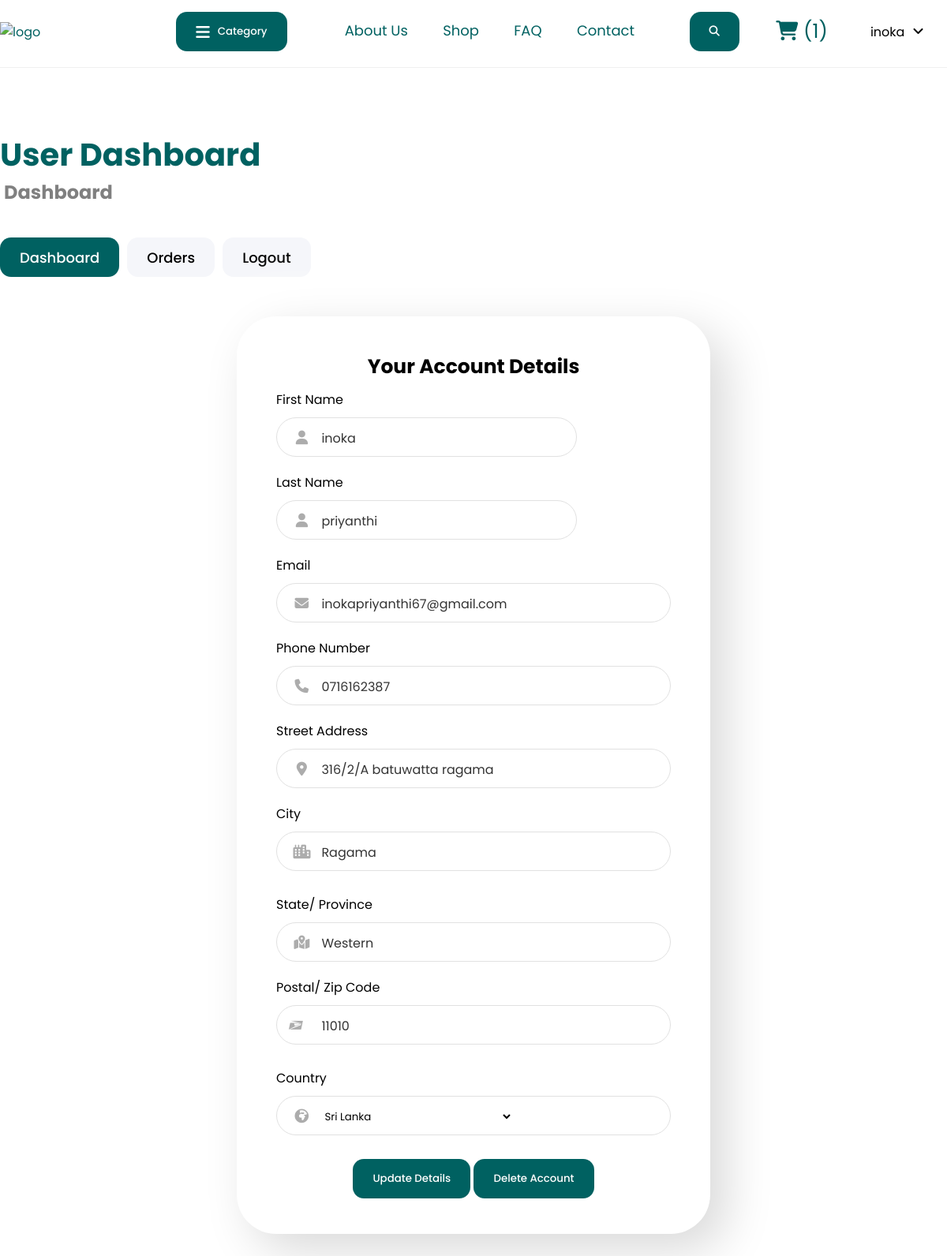
The page /user_dashboard.php (signed in) on the database its author committed.
### tables this page shows
CREATE TABLE `users` (
  `id` int(11) NOT NULL,
  `user_type` varchar(10) NOT NULL DEFAULT 'user',
  `firstName` varchar(50) NOT NULL,
  `lastName` varchar(50) NOT NULL,
  `email` varchar(100) NOT NULL,
  `phone` varchar(20) NOT NULL,
  `address` varchar(100) NOT NULL,
  `city` varchar(50) NOT NULL,
  `state` varchar(50) NOT NULL,
  `zipCode` varchar(20) NOT NULL,
  `country` varchar(50) NOT NULL,
  `password` varchar(300) NOT NULL,
  `date_time` date NOT NULL DEFAULT current_timestamp()
);

### user_dashboard.php (the view, shortened to what this page needs)
<?php
$title = 'Dashboard';
include './php/config.php';
$user_id = $_SESSION['user_id'];
include './templates/user_header.php';
?>
<link rel="stylesheet" href="./user_dashboard.css">
<div class="main-container product-main">
<?php include './templates/user_navigation.php'
?>
        <div class="form-container" style="margin-bottom:80px">
            <h3>Your Account Details</h3>
            <?php
                $select_user = mysqli_query($con, "SELECT * FROM users WHERE id = '$user_id'") or die('query failed');
                if(mysqli_num_rows($select_user) > 0){
                    while($fetch_user = mysqli_fetch_assoc($select_user)) {
                ?>
                <form action="" method="POST">
                    <div class="half-container">
                        <div >
                        <label for="firstName">First Name</label>
                        <div class="input-field half-column">
                            <i class="fas fa-user"></i>
                            <input type="text" name="update_firstName" id="firstName" value="<?php echo $fetch_user['firstName']; ?>" required>
                        </div>
                        </div>
                        <div>
                        <label for="lastName">Last Name</label>
                        <div class="input-field half-column">
                            <i class="fas fa-user"></i>
                            <input type="text" name="update_lastName" id="lastName" value="<?php echo $fetch_user['lastName']; ?>" required>
                        </div>
                        </div>
                    </div>
                    <div class="full-width">
                        <label for="email">Email</label>
                    <div class="input-field">
                        <i class="fas fa-envelope"></i>
                        <input type="email" name="update_email" id="email" value="<?php echo $fetch_user['email']; ?>" required>
                    </div>
                    </div>
                    <div class="full-width">
                        <label for="phone">Phone Number</label>
                    <div class="input-field ">
                        <i class="fa-solid fa-phone"></i>
                        <input type="tel" name="update_phone" id="phone" value="<?php echo $fetch_user['phone']; ?>" required>
                    </div>
                    </div>
                    <div class="full-width">
                        <label for="phone">Street Address</label>
                    <div class="input-field ">
                        <i class="fa-solid fa-location-dot"></i>
                        <input type="text" name="update_address" id="address" value="<?php echo $fetch_user['address']; ?>" required>
                    </div>
                    </div>
                    <div class="half-container">
                    <div class="full-width">
                        <label for="phone">City</label>
                        <div class="input-field half-column">
                            <i class="fa-solid fa-city "></i>
                            <input type="text " name="update_city" id="city" value="<?php echo $fetch_user['city']; ?>" required>
                        </div>
                        </div>
                    <div class="full-width">
                        <label for="phone">State/ Province</label>
                        <div class="input-field half-column">
                            <i class="fa-solid fa-map-location-dot"></i>
                            <input type="text" name="update_state" id="state" value="<?php echo $fetch_user['state']; ?>" required>
                        </div>
                        </div>
                    </div>
                    <div class="half-container">
                    <div class="full-width">
                    <label for="phone">Postal/ Zip Code</label>
                        <div class="input-field half-column">
                            <i class="fa-brands fa-usps"></i>
                            <input type="text" name="update_zipCode" id="zipCode" value="<?php echo $fetch_user['zipCode']; ?>" required>
                        </div>
                    </div>
                    <div class="full-width">
                    <label for="phone">Country</label>
                        <div class="input-field half-column">
                            <i class="fa-solid fa-earth-africa"></i>
                            <select id="country" name="update_country" required>
                                <option value="<?php echo $fetch_user['country']; ?>" disable selected><?php echo $fetch_user['country']; ?></option>
                            </select>
                        </div>
                    </div>
                    </div>
                        <div class="form-btn-div">
                        <input type="submit" value="Update Details" name="update-btn" class="btn" id="update-btn">
                        <a href="user_dashboard.php?delete=<?php echo $fetch_user['id']; ?>" onclick="return confirm('Do you want to delete this account ?'"><input type="submit" value="Delete Account" name="delete" class="btn delete-btn" id="delete-btn"></a>
                        </div>
                </form>
                <?php
                    }
                    } else {
                        echo '<h1>User not found</h1>';
                    }
                ?>
        </div>
</div>

### templates/user_header.php (shortened to what this page needs)
<?php
include './php/config.php';
?>
<!DOCTYPE html>
<html lang="en">
<head>
    <link rel="stylesheet" type="text/css" href="./css/style.css">
    <link rel="stylesheet" type="text/css" href="./css/logged_user_header.css">
    <link rel="stylesheet" type="text/css" href="./css/register.css">
    <link rel="stylesheet" href="https://cdnjs.cloudflare.com/ajax/libs/font-awesome/6.1.1/css/all.min.css"
    />
</head>
<body>
    <header>
        <div class="header">
            <div class="top-container">
                <div class="logo">
                    <a href="index.php" class="brand-logo">
                        <img src="./src/logo.png" alt="logo" id="logo">
                    </a>
                </div>
                <div class="cat-button">
                    <button class="category"> Category</button>
                </div>
                <div class="bottom-container">
                <nav>
                    <div class="nav-links">
                        <ul id="nav-mobile" class="right hide-on-med-and-down">
                            <li><a href="aboutus.php ">About Us</a></li>
                            <li><a href="shop.php ">Shop</a></li>
                            <li><a href="faq.php ">FAQ</a></li>
                            <li><a href="contactus.php ">Contact</a></li>
                        </ul>
                    </div>
                </nav>
            </div>
                <div class="search-bar">
                    <div class="search">
                            <a href="search.php"><button type="submit" class="search-btn" name="search-btn">
                            <i class="fa fa-search"></i>
                        </button></a>
                    </div>
                </div>
                <div class="cart-icon">
                        <?php
                        $select_cart_number = mysqli_query($con, "SELECT * FROM `cart` WHERE user_id = '$user_id'") or die('query failed');
                        $cart_rows_number = mysqli_num_rows($select_cart_number);
                        ?>
                        <a href="cart.php"> <i class="fas fa-shopping-cart"></i> <span>(<?php echo $cart_rows_number; ?>)</span> </a>
                </div>
                <div class="user-box">
                    <div class="user-button">
                        <span>
                            <img src="./src/profile.png" alt=" " style="margin-right:5px; width:30px; height:auto ">
                        </span><?php echo $_SESSION['user_name']; ?><i class="fa-solid fa-angle-down" id="user-popup-dropdown" style="margin-left:10px;"></i>
                    </div>
                </div>
            </div>
        </div>
    </header>

### templates/user_navigation.php
<link rel="stylesheet" href="./css/admin_dashboard.css">
<div class="admin-navigation">
<h1>User Dashboard</h1>
    <h2><i class="fas fa-product"></i> <?php echo $title ?></h2>
    <div class="button-container">
        <a href="user_dashboard.php" class="<?php echo ($title == "Dashboard" ? "active" : "")?> admin-btn btn">Dashboard</a>
        <a href="orders.php" class="<?php echo ($title == "Orders" ? "active" : "")?> admin-btn btn">Orders</a>
        <a href="logout.php" class="admin-btn btn">Logout</a>
    </div>
</div>

### css/style.css (style rules this page uses)
:root { --color-primary: #006161; --color-secondary: #00B9A7; --color-tertiary: #FFFFFF; --color-grey01: #AAAAAA; --color-grey02: #E1E1E1; --color-grey03: #F0F0F0; --color-primary-soft: #F0EEFF; --color-orange: #FF754C; --btn-hover: #00B9A7; }
* { font-family: 'Poppins', sans-serif; margin: 0; padding: 0; box-sizing: border-box; text-decoration: none; align-items: center; }
a { color: var(--color-primary); transition: all .2s ease-in-out; }
button, .btn { display: inline-flex; padding: 0 25px; height: 50px; border: none; border-radius: 14px; cursor: pointer; background-color: var(--color-primary); color: white; text-transform: capitalize; align-items: center; font-weight: 500; margin: 0px 0; }
h1 { font-size: 40px; color: var(--color-primary); }
.main-container { max-width: 1200px; margin: auto; height: 100%; display: flex; flex-direction: column; justify-content: center; align-items: center; padding-top: 80px; }
.fa-brands { font-size: 20px; margin-right: 15px; }
.form-container h3 { text-align: center; font-size: 25px; margin-bottom: 10px; }
.full-width { width: 100%; margin-top: 10px; }

### css/logged_user_header.css (style rules this page uses)
#logo { width: 200px; }
header { border-bottom: 1px solid var(--color-grey03); }
.header { max-width: 1200px; margin: auto; margin-top: 15px; margin-bottom: 20px; }
.top-container { display: grid; grid-template-columns: 17% 12% 39% 6% 7% 11%; justify-content: space-between; margin-bottom: 20px; }
.cat-button { position: relative; justify-content: center; }
.category::before { font-family: "fontawesome"; content: "\f0c9"; margin-right: 10px; font-size: 20px; }
.category, .links { margin: 0; }
nav { display: flex; justify-content: space-between; align-items: center; }
.nav-links { flex: 1; text-align: center; }
.nav-links ul li { font-size: 18px; list-style: none; display: inline-block; padding: 8px 20px; position: relative; border-bottom: 3px solid transparent; transition: all .2s ease-in-out; }
.user-box .user-button { display: flex; align-items: center; }
.cart-icon a { font-size: 25px; }
.cart-icon { display: flex; justify-content: flex-end; }

### css/register.css (style rules this page uses)
.form-container { position: relative; width: 600px; margin: 0 auto; padding: 45px 50px; background-color: white; border-radius: 50px; background: #ffffff; box-shadow: 20px 20px 60px #d9d9d9, -20px -20px 60px #ffffff; }
.form-container { position: relative; vertical-align: middle; }
.half-container { display: flex; flex-wrap: wrap; width: 100%; gap: 10px; }
form { display: flex; flex-direction: column; justify-content: center; align-items: center; }
.input-field { width: 100%; height: 50px; background-color: white; margin: 10px 0; border: 1px solid #E1E1E1; border-radius: 55px; display: grid; grid-template-columns: 10% 85%; padding: 0 .4rem; position: relative; }
.input-field i { text-align: center; line-height: 50px; color: #acacac; font-size: 1.1rem; }
.input-field input, textarea { background: none; outline: none; border: none; line-height: 1; font-weight: 400; font-size: 1rem; color: #333; }
.input-field select { outline: none; border: none; background: none; }
.input-field input::placeholder { color: #aaa; }
.btn { margin-top: 20px; }

### css/user_dashboard.css (style rules this page uses)
.input-field { display: grid; grid-template-columns: 50px 50%!important; }

### css/admin_dashboard.css (style rules this page uses)
.product-main { display: flex; flex-wrap: wrap; align-items: flex-start; padding-bottom: 80px; }
.admin-navigation { width: 100%; }
.product-main h1 { width: 100%; text-align: left; }
.admin-navigation h2 { color: grey; text-align: left; }
.button-container { display: flex; flex-wrap: wrap; justify-content: flex-start; gap: 10px; margin: 20px 0 50px 0; }
.admin-btn { font-size: 18px; background-color: #F5F6FA; color: black; transition: all .2s ease-in-out; }
.button-container a.active { background-color: var(--color-primary); color: white; }

### rows shown on the page
users: update_firstName "inoka", update_lastName "priyanthi", update_email "inokapriyanthi67@gmail.com", update_phone "0716162387", update_address "316/2/A batuwatta ragama", update_city "Ragama", update_state "Western", update_zipCode "11010", update_country "Sri Lanka"

### other values the page prints
$cart_rows_number "1"
$_SESSION['user_name'] "inoka"
$title "Dashboard"
